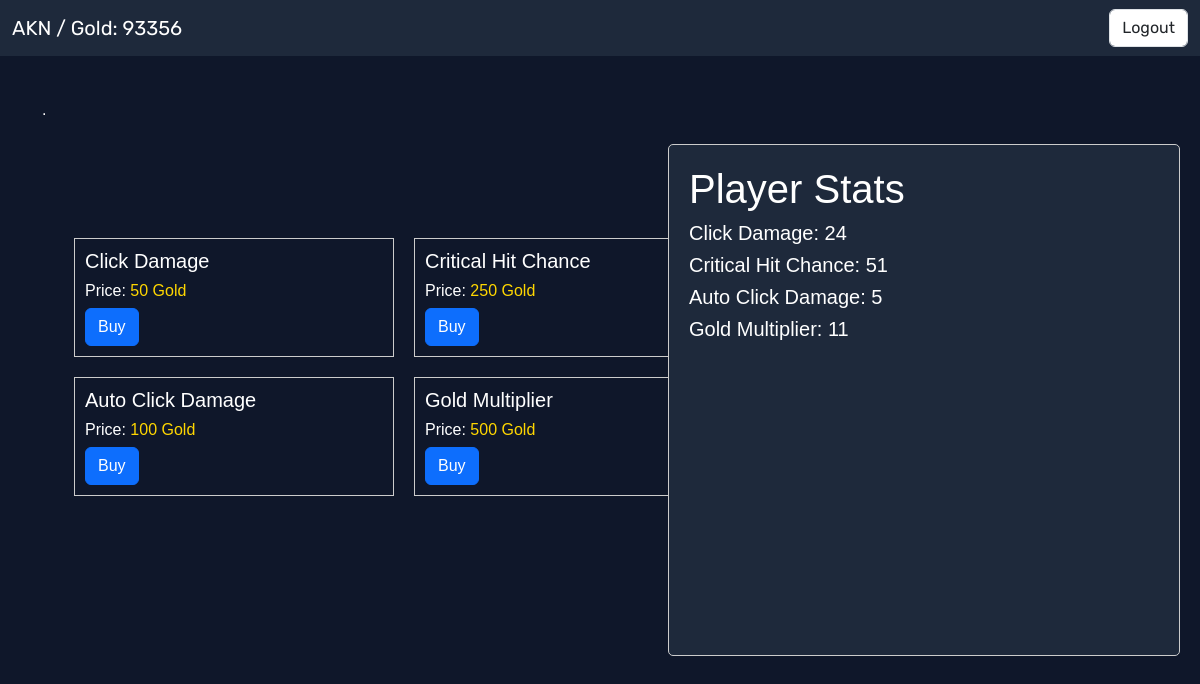
The page /server/index.php (signed in) on the database its author committed.
### tables this page shows
CREATE TABLE `users` (
  `id` int(11) NOT NULL,
  `username` varchar(32) NOT NULL,
  `password` varchar(100) NOT NULL,
  `is_admin` tinyint(1) DEFAULT 0,
  `gold` int(11) DEFAULT 0,
  `level` int(11) DEFAULT 1,
  `damage` int(11) DEFAULT 1,
  `crit_chance` int(11) DEFAULT 1,
  `auto_click_damage` int(11) DEFAULT 0,
  `gold_multiplier` int(11) DEFAULT 1
);

CREATE TABLE `items` (
  `id` int(11) NOT NULL,
  `name` varchar(100) NOT NULL,
  `description` text DEFAULT NULL,
  `image_url` varchar(255) DEFAULT NULL,
  `price` int(10) NOT NULL
);

### server/index.php (the view, shortened to what this page needs)
<?php
require_once "connection.php";
if(isset($_SESSION["username"])) {
    $username = $_SESSION["username"];
    $sql = "SELECT gold, level, is_admin, damage, crit_chance, auto_click_damage, gold_multiplier FROM users WHERE username = ?";
    $stmt = $conn->prepare($sql);
    $stmt->bind_param("s", $username);
    $stmt->execute();
    $stmt->bind_result($gold_value, $level_value, $is_admin, $damage, $crit_chance, $auto_click_damage, $gold_multiplier);
} else {
    echo "Username not found in session";
}
?>
<!DOCTYPE html>
<html lang="en">
<head>
    <link href="https://cdn.jsdelivr.net/npm/bootstrap@5.3.3/dist/css/bootstrap.min.css" rel="stylesheet">
    <link rel="stylesheet" href="styles.css">
</head>
<body>
    <nav class="navbar">
    <div class="container-fluid">
        <a class="navbar-brand"><?php echo $username; ?> / Gold: <?php echo $gold_value; ?></a>
        <form class="form-inline my-2 my-lg-0" action="" method="post">
        <input class="form-control mr-sm-2" type="submit" value="Logout">
        </form>
    </div>
    </nav>
    <?php if (isset($_GET['success'])): ?>
        <div class="alert alert-success" role="alert">
            Purchase successful!
        </div>
    <?php else: ?>
        <div class="alert" role="alert">
            .
        </div>
    <?php endif; ?>
<?php
$itemsQuery = "SELECT id, name, description, image_url, price FROM items";
$result = $conn->query($itemsQuery);
?>
    <div class="item-container">
        <?php if ($result->num_rows > 0): ?>
            <?php foreach ($result as $item): ?>
                <div class="item">
                    <h5><?php echo $item['name']; ?></h5>
                    <h6> Price: <a class="price"><?php echo $item['price']; ?> Gold </a></h6>
                    <form action="buy_item.php" method="post">
                        <input type="submit" class="btn btn-primary" value="Buy">
                    </form>
                </div>
            <?php endforeach; ?>
        <?php endif; ?>
    </div>
    <div class="player-stats">
        <h1>Player Stats</h1>
        <h5>Click Damage: <?php echo $damage; ?></h5>
        <h5>Critical Hit Chance: <?php echo $crit_chance; ?></h5>
        <h5>Auto Click Damage: <?php echo $auto_click_damage; ?></h5>
        <h5>Gold Multiplier: <?php echo $gold_multiplier; ?></h5>
    </div>
</body>
</html>

### server/styles.css (style rules this page uses)
body { font-family: "Cinzel", sans-serif; background-color: rgb(15 23 42); color: white; }
.form-control { font-family: "Rubik", sans-serif; }
.navbar-brand { font-family: "Rubik", sans-serif; }
.navbar { background-color: #1e293b; }
.navbar-brand { color: white; }
.item-container { display: flex; flex-wrap: wrap; padding: 64px; width: 70%; }
.item { margin: 10px; padding: 10px; border: 1px solid #ccc; width: 320px; display: flex; flex-direction: column; justify-content: space-between; }
.price { color: gold; text-decoration: none; }
.player-stats { position: fixed; top: 50%; right: 20px; transform: translateY(-50%); border: 1px solid #ccc; border-radius: 5px; background-color: #1e293b; margin: auto; padding: 20px; width: 512px; height: 512px; }
.alert { margin: 25px; }

### rows shown on the page
users: gold "93356", damage "24", crit_chance "51", auto_click_damage "5", gold_multiplier "11"
items: name "Click Damage", price "50"
items: name "Critical Hit Chance", price "250"
items: name "Auto Click Damage", price "100"
items: name "Gold Multiplier", price "500"

### other values the page prints
$username "AKN"
